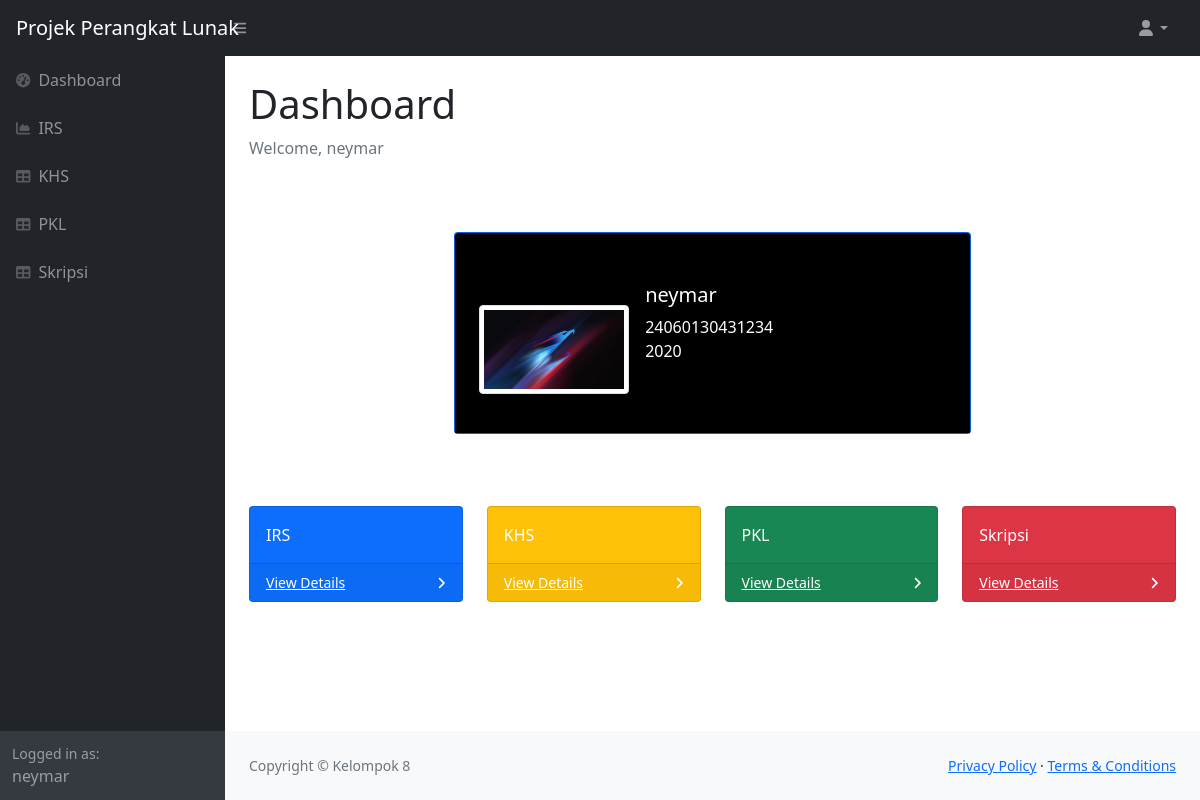
Screenshot of /mahasiswa/mahasiswa_home.php (signed in) with the database file from the repository.
### tables this page shows
CREATE TABLE `mahasiswa` (
  `nim` varchar(14) NOT NULL,
  `nama` char(100) NOT NULL,
  `alamat` varchar(100) DEFAULT NULL,
  `kota` char(50) DEFAULT NULL,
  `provinsi` char(50) DEFAULT NULL,
  `angkatan` int(4) DEFAULT NULL,
  `jalur_masuk` char(30) DEFAULT NULL,
  `email` varchar(30) DEFAULT NULL,
  `no_handphone` varchar(13) DEFAULT NULL,
  `status` char(20) DEFAULT NULL,
  `dosen_wali` char(50) DEFAULT NULL,
  `id_pkl_fk` varchar(6) DEFAULT NULL,
  `id_skripsi_fk` varchar(6) DEFAULT NULL,
  `semester` int(100) NOT NULL,
  `id_provinsi_fk` int(10) DEFAULT NULL,
  `id_kota_fk` int(10) DEFAULT NULL,
  `id_user_fk` int(6) DEFAULT NULL
);

CREATE TABLE `users` (
  `user_id` int(6) NOT NULL,
  `username` varchar(50) NOT NULL,
  `email` varchar(50) NOT NULL,
  `password` varchar(50) NOT NULL,
  `level` varchar(20) NOT NULL
);

### mahasiswa/mahasiswa_home.php (the view, shortened to what this page needs)
<!DOCTYPE html>
<html lang="en">
    <head>
        <link href="https://cdn.jsdelivr.net/npm/simple-datatables@latest/dist/style.css" rel="stylesheet" />
        <link href="../css/styles.css" rel="stylesheet" />
    </head>
    <?php
        require_once('../lib/db_login.php');
        $email=$_SESSION['email'];
        $query = "SELECT * FROM users
                    INNER JOIN mahasiswa ON users.email=mahasiswa.email
                    WHERE users.email='$email'";
        $sql_ppl= mysqli_query($db, $query) or die (mysqli_error($db));
        $data = mysqli_fetch_array ($sql_ppl);
     ?>
    <body class="sb-nav-fixed">
        <nav class="sb-topnav navbar navbar-expand navbar-dark bg-dark">
            <a class="navbar-brand ps-3">Projek Perangkat Lunak</a>
            <button class="btn btn-link btn-sm order-1 order-lg-0 me-4 me-lg-0" id="sidebarToggle" href="#!"><i class="fas fa-bars"></i></button>
            <ul class="navbar-nav ms-auto ms-md-0 me-3 me-lg-4">
                <li class="nav-item dropdown">
                    <a class="nav-link dropdown-toggle" id="navbarDropdown" href="#" role="button" data-bs-toggle="dropdown" aria-expanded="false"><i class="fas fa-user fa-fw"></i></a>
                </li>
            </ul>
        </nav>
        <div id="layoutSidenav">
            <div id="layoutSidenav_nav">
                <nav class="sb-sidenav accordion sb-sidenav-dark" id="sidenavAccordion">
                    <div class="sb-sidenav-menu">
                        <div class="nav">
                            <a class="nav-link" href="#">
                                <div class="sb-nav-link-icon"><i class="fas fa-tachometer-alt"></i></div>
                                Dashboard
                            </a>
                            <a class="nav-link" href="irs_index.php">
                                <div class="sb-nav-link-icon"><i class="fas fa-chart-area"></i></div>
                                IRS
                            </a>
                            <a class="nav-link" href="khs_index.php">
                                <div class="sb-nav-link-icon"><i class="fas fa-table"></i></div>
                                KHS
                            </a>
                            <a class="nav-link" href="pkl_mahasiswa.php">
                                <div class="sb-nav-link-icon"><i class="fas fa-table"></i></div>
                                PKL
                            </a>
                            <a class="nav-link" href="skripsi_mahasiswa.php">
                                <div class="sb-nav-link-icon"><i class="fas fa-table"></i></div>
                                Skripsi
                            </a>
                        </div>
                    </div>
                    <div class="sb-sidenav-footer">
                        <div class="small">Logged in as:</div>
                        <?=$data['username']?>
                    </div>
                </nav>
            </div>
            <div id="layoutSidenav_content">
                <main>
                    <div class="container-fluid px-4">
                        <h1 class="mt-4">Dashboard</h1>
                        <ol class="breadcrumb mb-4">
                            <li class="breadcrumb-item active">Welcome, <?=$data['username']?></li>
                        </ol>
                        <div class="container py-5 h-100">
                            <div class="row d-flex justify-content-center align-items-center h-100">
                                <div class="col col-lg-9 col-xl-7">
                                    <div class="card bg-primary text-white mb-4">
                                            <div class="rounded-top text-white d-flex flex-row" style="background-color: #000; height:200px;">
                                                <div class="ms-4 mt-5 d-flex flex-column" style="width: 150px;">
                                                    <img src="../assets/img/avatar.jpg"
                                                        alt="Generic placeholder image" class="img-fluid img-thumbnail mt-4 mb-2"
                                                        style="width: 150px; z-index: 1">
                                                </div>
                                                <div class="ms-3" style="margin-top: 50px;">
                                                    <h5><?=$data['username']?></h5>
                                                    <p><?=$data['nim']?> <br>
                                                        <?=$data['angkatan']?>
                                                    </p>
                                                </div>
                                            </div>
                                        </div>
                                    </div>
                                </div>
                            </div>
                        <div class="row">
                            <div class="col-xl-3 col-md-6">
                                <div class="card bg-primary text-white mb-4">
                                    <div class="card-body">IRS</div>
                                    <div class="card-footer d-flex align-items-center justify-content-between">
                                        <a class="small text-white stretched-link" href="irs_index.php">View Details</a>
                                        <div class="small text-white"><i class="fas fa-angle-right"></i></div>
                                    </div>
                                </div>
                            </div>
                            <div class="col-xl-3 col-md-6">
                                <div class="card bg-warning text-white mb-4">
                                    <div class="card-body">KHS</div>
                                    <div class="card-footer d-flex align-items-center justify-content-between">
                                        <a class="small text-white stretched-link" href="khs_index.php">View Details</a>
                                        <div class="small text-white"><i class="fas fa-angle-right"></i></div>
                                    </div>
                                </div>
                            </div>
                            <div class="col-xl-3 col-md-6">
                                <div class="card bg-success text-white mb-4">
                                    <div class="card-body">PKL</div>
                                    <div class="card-footer d-flex align-items-center justify-content-between">
                                        <a class="small text-white stretched-link" href="pkl_mahasiswa.php">View Details</a>
                                        <div class="small text-white"><i class="fas fa-angle-right"></i></div>
                                    </div>
                                </div>
                            </div>
                            <div class="col-xl-3 col-md-6">
                                <div class="card bg-danger text-white mb-4">
                                    <div class="card-body">Skripsi</div>
                                    <div class="card-footer d-flex align-items-center justify-content-between">
                                        <a class="small text-white stretched-link" href="skripsi_mahasiswa.php">View Details</a>
                                        <div class="small text-white"><i class="fas fa-angle-right"></i></div>
                                    </div>
                                </div>
                            </div>
                        </div>
                </main>
                <footer class="py-4 bg-light mt-auto">
                    <div class="container-fluid px-4">
                        <div class="d-flex align-items-center justify-content-between small">
                            <div class="text-muted">Copyright &copy; Kelompok 8</div>
                            <div>
                                <a href="#">Privacy Policy</a>
                                &middot;
                                <a href="#">Terms &amp; Conditions</a>
                            </div>
                        </div>
                    </div>
                </footer>
            </div>
        </div>
    </body>
</html>

### rows the page displays
mahasiswa: id_user_fk.username "neymar", nim "24060130431234", angkatan "2020"
